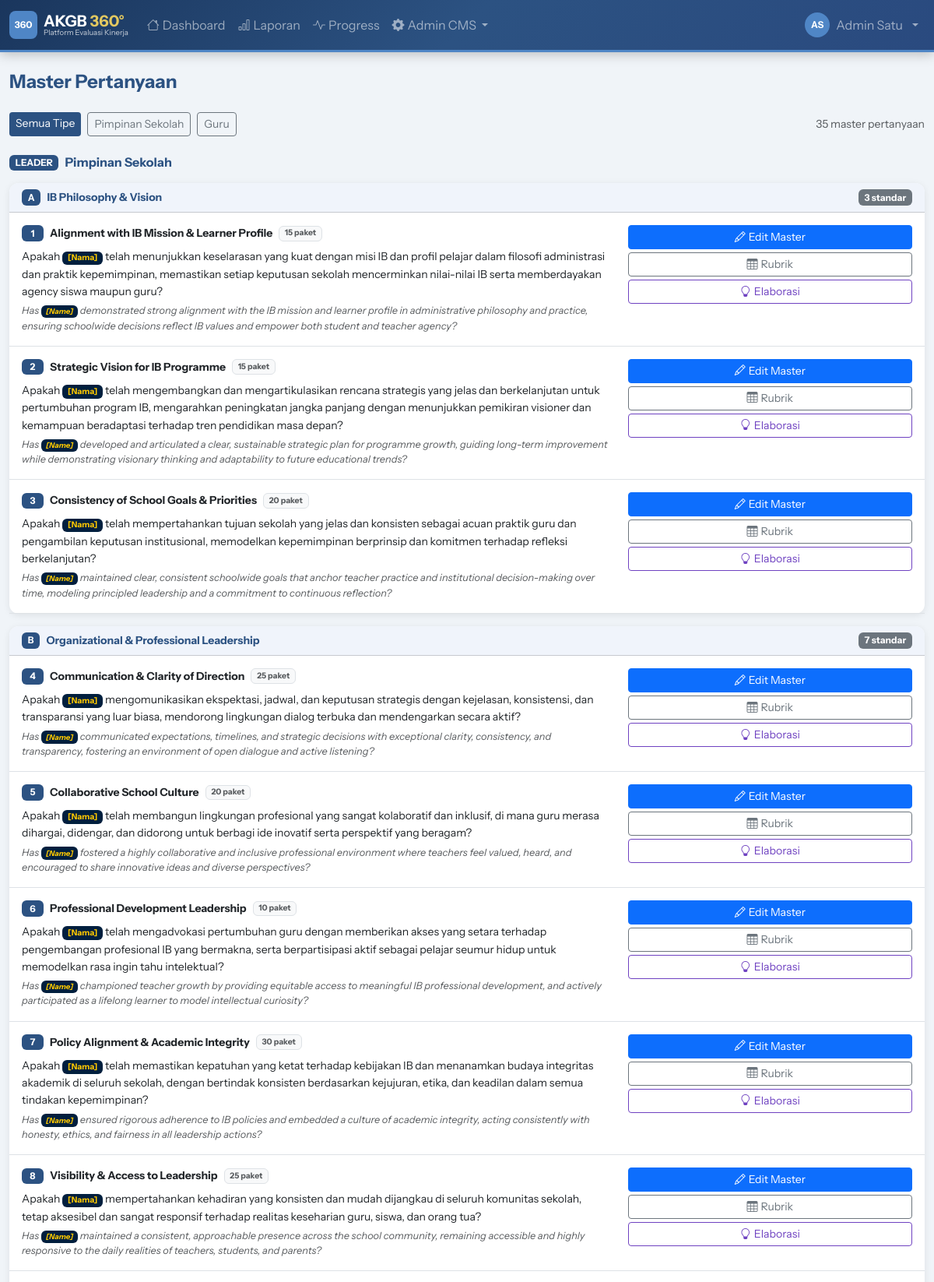
The page /demo/admin/questions_master.php (signed in, upper part) on the database its author committed.
### tables this page shows
CREATE TABLE `eval_types` (
  `id` int NOT NULL AUTO_INCREMENT,
  `code` varchar(20) NOT NULL,
  `name` varchar(100) NOT NULL,
  PRIMARY KEY (`id`),
  UNIQUE KEY `code` (`code`)
);

CREATE TABLE `questions` (
  `id` int NOT NULL AUTO_INCREMENT,
  `standard_id` int NOT NULL,
  `question_id_text` text NOT NULL,
  `question_en_text` text NOT NULL,
  PRIMARY KEY (`id`),
  KEY `standard_id` (`standard_id`),
  CONSTRAINT `questions_ibfk_1` FOREIGN KEY (`standard_id`) REFERENCES `standards` (`id`)
);

CREATE TABLE `standards` (
  `id` int NOT NULL AUTO_INCREMENT,
  `domain_id` int NOT NULL,
  `name` varchar(250) NOT NULL,
  `description` text,
  `extended_description` text,
  `elaboration_id` text,
  `elaboration_en` text,
  `order_num` int DEFAULT '0',
  PRIMARY KEY (`id`),
  KEY `domain_id` (`domain_id`),
  CONSTRAINT `standards_ibfk_1` FOREIGN KEY (`domain_id`) REFERENCES `domains` (`id`)
);

### public_html/demo/includes/db.php (called while the page is built, shortened)
<?php
class Database {
    private static ?PDO $instance = null;
    public static function getInstance(): PDO {
        if (self::$instance === null) {
            $dsn = "mysql:host=" . DB_HOST . ";dbname=" . DB_NAME . ";charset=" . DB_CHARSET;
            $options = [
                PDO::ATTR_ERRMODE            => PDO::ERRMODE_EXCEPTION,
                PDO::ATTR_DEFAULT_FETCH_MODE => PDO::FETCH_ASSOC,
                PDO::ATTR_EMULATE_PREPARES   => false,
            ];
            try {
                self::$instance = new PDO($dsn, DB_USER, DB_PASS, $options);
            } catch (PDOException $e) {
                die(json_encode(['error' => 'Database connection failed: ' . $e->getMessage()]));
            }
        }
        return self::$instance;
    }
    public static function query(string $sql, array $params = []): PDOStatement {
        $stmt = self::getInstance()->prepare($sql);
        $stmt->execute($params);
        return $stmt;
    }
    public static function fetchAll(string $sql, array $params = []): array {
        return self::query($sql, $params)->fetchAll();
    }
    public static function fetchOne(string $sql, array $params = []): ?array {
        $row = self::query($sql, $params)->fetch();
        return $row ?: null;
    }
}

### public_html/demo/includes/functions.php (called while the page is built, shortened)
<?php
function h(string $s = ''): string {
    return htmlspecialchars($s, ENT_QUOTES, 'UTF-8');
}

### public_html/demo/admin/questions_master.php (the view, shortened to what this page needs)
<?php
require_once __DIR__ . '/../includes/db.php';
require_once __DIR__ . '/../includes/functions.php';
require_once __DIR__ . '/../includes/layout.php';
$filterEt = $_GET['et'] ?? '';
$evalTypes = Database::fetchAll("SELECT * FROM eval_types ORDER BY id");
$whereEt = $filterEt ? "AND et.code = '$filterEt'" : '';
$rows = Database::fetchAll("
    SELECT
        q.id as q_id, q.question_id_text, q.question_en_text,
        s.id as s_id, s.name as s_name, s.order_num as s_order,
        s.elaboration_id, s.elaboration_en,
        d.id as d_id, d.name as d_name, d.code as d_code, d.order_num as d_order,
        et.id as et_id, et.name as et_name, et.code as et_code
    FROM questions q
    JOIN standards s ON q.standard_id = s.id
    JOIN domains d ON s.domain_id = d.id
    JOIN eval_types et ON d.eval_type_id = et.id
    WHERE 1=1 $whereEt
    ORDER BY et.id, d.order_num, d.id, s.order_num, s.id
");
$grouped = [];
foreach ($rows as $r) {
    $etCode = $r['et_code'];
    $did    = $r['d_id'];
    $sid    = $r['s_id'];
    if (!isset($grouped[$etCode])) {
        $grouped[$etCode] = ['name'=>$r['et_name'],'domains'=>[]];
    }
    if (!isset($grouped[$etCode]['domains'][$did])) {
        $grouped[$etCode]['domains'][$did] = ['name'=>$r['d_name'],'code'=>$r['d_code'],'standards'=>[]];
    }
    if (!isset($grouped[$etCode]['domains'][$did]['standards'][$sid])) {
        $grouped[$etCode]['domains'][$did]['standards'][$sid] = [
            'name'           => $r['s_name'],
            'elaboration_id' => $r['elaboration_id'],
            'elaboration_en' => $r['elaboration_en'],
            'q_id'           => $r['q_id'],
            'text_id'        => $r['question_id_text'],
            'text_en'        => $r['question_en_text'],
        ];
        $grouped[$etCode]['domains'][$did]['standards'][$sid]['descriptors'] =
            Database::fetchAll("SELECT * FROM grade_descriptors WHERE question_id=? ORDER BY grade", [$r['q_id']]);
        $grouped[$etCode]['domains'][$did]['standards'][$sid]['pkg_count'] =
            Database::fetchOne("SELECT COUNT(*) c FROM package_questions WHERE question_id=?", [$r['q_id']])['c'];
    }
}
ob_start(); ?>
<div class="d-flex gap-2 mb-4 flex-wrap">
  <a href="?et=" class="btn btn-sm <?= !$filterEt?'btn-navy':'btn-outline-secondary' ?>">
    Semua Tipe
  </a>
  <?php foreach ($evalTypes as $et): ?>
  <a href="?et=<?= urlencode($et['code']) ?>"
     class="btn btn-sm <?= $filterEt===$et['code']?'btn-navy':'btn-outline-secondary' ?>">
    <?= h($et['name']) ?>
  </a>
  <?php endforeach; ?>
  <span class="ms-auto text-muted small align-self-center">
    <?= array_sum(array_map(fn($et)=>array_sum(array_map(fn($d)=>count($d['standards']),$et['domains'])),$grouped)) ?> master pertanyaan
  </span>
</div>
<?php foreach ($grouped as $etCode => $et):
  $qNum = 0;
?>
<div class="mb-4">
  <h6 class="fw-bold text-navy mb-3 d-flex align-items-center gap-2">
    <span class="badge" style="background:var(--ktb-navy)">
      <?= strtoupper($etCode) ?>
    </span>
    <?= h($et['name']) ?>
  </h6>
  <?php foreach ($et['domains'] as $did => $domain): ?>
  <div class="card mb-3">
    <div class="card-header py-2 d-flex align-items-center gap-2"
         style="background:#f0f4fb">
      <span class="badge badge-navy"><?= h($domain['code']??'—') ?></span>
      <strong class="text-navy small"><?= h($domain['name']) ?></strong>
      <span class="badge bg-secondary ms-auto"><?= count($domain['standards']) ?> standar</span>
    </div>
    <div class="card-body p-0">
      <?php foreach ($domain['standards'] as $sid => $std):
        $qNum++;
        $isEmpty = empty(trim($std['text_id']));
      ?>
      <div class="border-bottom px-3 py-3 <?= $isEmpty?'bg-warning-subtle':'' ?>">
        <div class="row align-items-start">
          <div class="col-md-8">
            <div class="d-flex align-items-center gap-2 mb-2">
              <span class="badge badge-navy" style="min-width:28px"><?= $qNum ?></span>
              <strong class="small"><?= h($std['name']) ?></strong>
              <span class="badge bg-light text-muted border" style="font-size:.65rem">
                <?= $std['pkg_count'] ?> paket
              </span>
            </div>
            <?php if (!$isEmpty): ?>
            <p class="mb-1 small" style="line-height:1.6">
              <?= str_replace('[Nama]','<span class="badge" style="background:#001f3e;color:#ffc901">[Nama]</span>', h($std['text_id'])) ?>
            </p>
            <?php if ($std['text_en']): ?>
            <p class="mb-0 text-muted" style="font-size:.8rem;font-style:italic">
              <?= str_replace('[Name]','<span class="badge" style="background:#001f3e;color:#ffc901">[Name]</span>', h($std['text_en'])) ?>
            </p>
            <?php endif; ?>
            <?php else: ?>
            <p class="text-muted small mb-0 fst-italic">Pertanyaan master belum diisi</p>
            <?php endif; ?>
          </div>
          <div class="col-md-4 text-md-end mt-2 mt-md-0 d-flex flex-md-column gap-1 justify-content-end">
            <button class="btn btn-sm btn-primary" data-bs-toggle="modal"
              data-bs-target="#editMaster<?= $std['q_id'] ?>">
              <i class="bi bi-pencil me-1"></i>Edit Master
            </button>
            <button class="btn btn-sm btn-outline-secondary" data-bs-toggle="modal"
              data-bs-target="#rubrik<?= $std['q_id'] ?>">
              <i class="bi bi-table me-1"></i>Rubrik
            </button>
            <button class="btn btn-sm btn-outline-secondary" style="border-color:#6f42c1;color:#6f42c1"
              data-bs-toggle="modal" data-bs-target="#elab<?= $sid ?>">
              <i class="bi bi-lightbulb me-1"></i>Elaborasi
            </button>
          </div>
        </div>
      </div>
      <?php endforeach;  ?>
    </div>
  </div>
  <?php endforeach;  ?>
</div>
<?php endforeach;  ?>

### public_html/demo/assets/css/style.css (style rules this page uses)
:root { --ktb-navy: #2C5282; --ktb-navy-dark: #1A365D; --ktb-navy-light: #2A4A7F; --ktb-blue: #4F86C6; --ktb-blue-light: #6B9FD4; --ktb-blue-dark: #3A6FA8; --ktb-gold: #E2C860; --ktb-gold-light: #EDF2F7; --ktb-sunshade: #ff9a31; --ktb-aqua: #F0F4F8; --ktb-platinum: #C3D9ED; --ktb-gray: #F0F4F8; }
body { background: var(--ktb-aqua); min-height: 100vh; display: flex; flex-direction: column; font-family: 'Instrument Sans', 'Segoe UI', system-ui, sans-serif; }
.text-navy { color: var(--ktb-navy) !important; }
.card { border: none; box-shadow: 0 2px 10px rgba(0,0,0,.08); border-radius: 12px; }
.card-header { background: var(--ktb-navy); color: white; border-radius: 12px 12px 0 0 !important; font-weight: 600; }
.btn-navy { background: var(--ktb-navy); color: white; border: none; }
.badge-navy { background: var(--ktb-navy); color: white; }

### rows shown on the page
eval_types: name "Pimpinan Sekolah"
eval_types: name "Guru"
questions: standard.name "Alignment with IB Mission & Learner Profile", pkg_count "15", question_id_text "Apakah [Nama] telah menunjukkan keselarasan yang kuat dengan misi IB dan profil pelajar dalam filosofi administrasi dan praktik kepemimpinan, memastikan setiap keputusan sekolah mencerminkan nilai-nilai IB serta memberdayakan agency siswa maupun guru?", question_en_text "Has [Name] demonstrated strong alignment with the IB mission and learner profile in administrative philosophy and practice, ensuring schoolwide decisions reflect IB values and empower both student and teacher agency?"
questions: standard.name "Strategic Vision for IB Programme", pkg_count "15", question_id_text "Apakah [Nama] telah mengembangkan dan mengartikulasikan rencana strategis yang jelas dan berkelanjutan untuk pertumbuhan program IB, mengarahkan peningkatan jangka panjang dengan menunjukkan pemikiran visioner dan kemampuan beradaptasi terhadap tren pendidikan masa depan?", question_en_text "Has [Name] developed and articulated a clear, sustainable strategic plan for programme growth, guiding long-term improvement while demonstrating visionary thinking and adaptability to future educational trends?"
questions: standard.name "Consistency of School Goals & Priorities", pkg_count "20", question_id_text "Apakah [Nama] telah mempertahankan tujuan sekolah yang jelas dan konsisten sebagai acuan praktik guru dan pengambilan keputusan institusional, memodelkan kepemimpinan berprinsip dan komitmen terhadap refleksi berkelanjutan?", question_en_text "Has [Name] maintained clear, consistent schoolwide goals that anchor teacher practice and institutional decision-making over time, modeling principled leadership and a commitment to continuous reflection?"
questions: standard.name "Communication & Clarity of Direction", pkg_count "25", question_id_text "Apakah [Nama] mengomunikasikan ekspektasi, jadwal, dan keputusan strategis dengan kejelasan, konsistensi, dan transparansi yang luar biasa, mendorong lingkungan dialog terbuka dan mendengarkan secara aktif?", question_en_text "Has [Name] communicated expectations, timelines, and strategic decisions with exceptional clarity, consistency, and transparency, fostering an environment of open dialogue and active listening?"
questions: standard.name "Collaborative School Culture", pkg_count "20", question_id_text "Apakah [Nama] telah membangun lingkungan profesional yang sangat kolaboratif dan inklusif, di mana guru merasa dihargai, didengar, dan didorong untuk berbagi ide inovatif serta perspektif yang beragam?", question_en_text "Has [Name] fostered a highly collaborative and inclusive professional environment where teachers feel valued, heard, and encouraged to share innovative ideas and diverse perspectives?"
questions: standard.name "Professional Development Leadership", pkg_count "10", question_id_text "Apakah [Nama] telah mengadvokasi pertumbuhan guru dengan memberikan akses yang setara terhadap pengembangan profesional IB yang bermakna, serta berpartisipasi aktif sebagai pelajar seumur hidup untuk memodelkan rasa ingin tahu intelektual?", question_en_text "Has [Name] championed teacher growth by providing equitable access to meaningful IB professional development, and actively participated as a lifelong learner to model intellectual curiosity?"
questions: standard.name "Policy Alignment & Academic Integrity", pkg_count "30", question_id_text "Apakah [Nama] telah memastikan kepatuhan yang ketat terhadap kebijakan IB dan menanamkan budaya integritas akademik di seluruh sekolah, dengan bertindak konsisten berdasarkan kejujuran, etika, dan keadilan dalam semua tindakan kepemimpinan?", question_en_text "Has [Name] ensured rigorous adherence to IB policies and embedded a culture of academic integrity, acting consistently with honesty, ethics, and fairness in all leadership actions?"
questions: standard.name "Visibility & Access to Leadership", pkg_count "25", question_id_text "Apakah [Nama] mempertahankan kehadiran yang konsisten dan mudah dijangkau di seluruh komunitas sekolah, tetap aksesibel dan sangat responsif terhadap realitas keseharian guru, siswa, dan orang tua?", question_en_text "Has [Name] maintained a consistent, approachable presence across the school community, remaining accessible and highly responsive to the daily realities of teachers, students, and parents?"

### other values the page prints
$initials "AS"
$name "Admin Satu"
$title "Master Pertanyaan"
$etCode "LEADER"
$et['name'] "Pimpinan Sekolah"
$domain['code'] "A"
$domain['name'] "IB Philosophy & Vision"
count($domain['standards']) "3"
$domain['code'] "B"
$domain['name'] "Organizational & Professional Leadership"
count($domain['standards']) "7"
